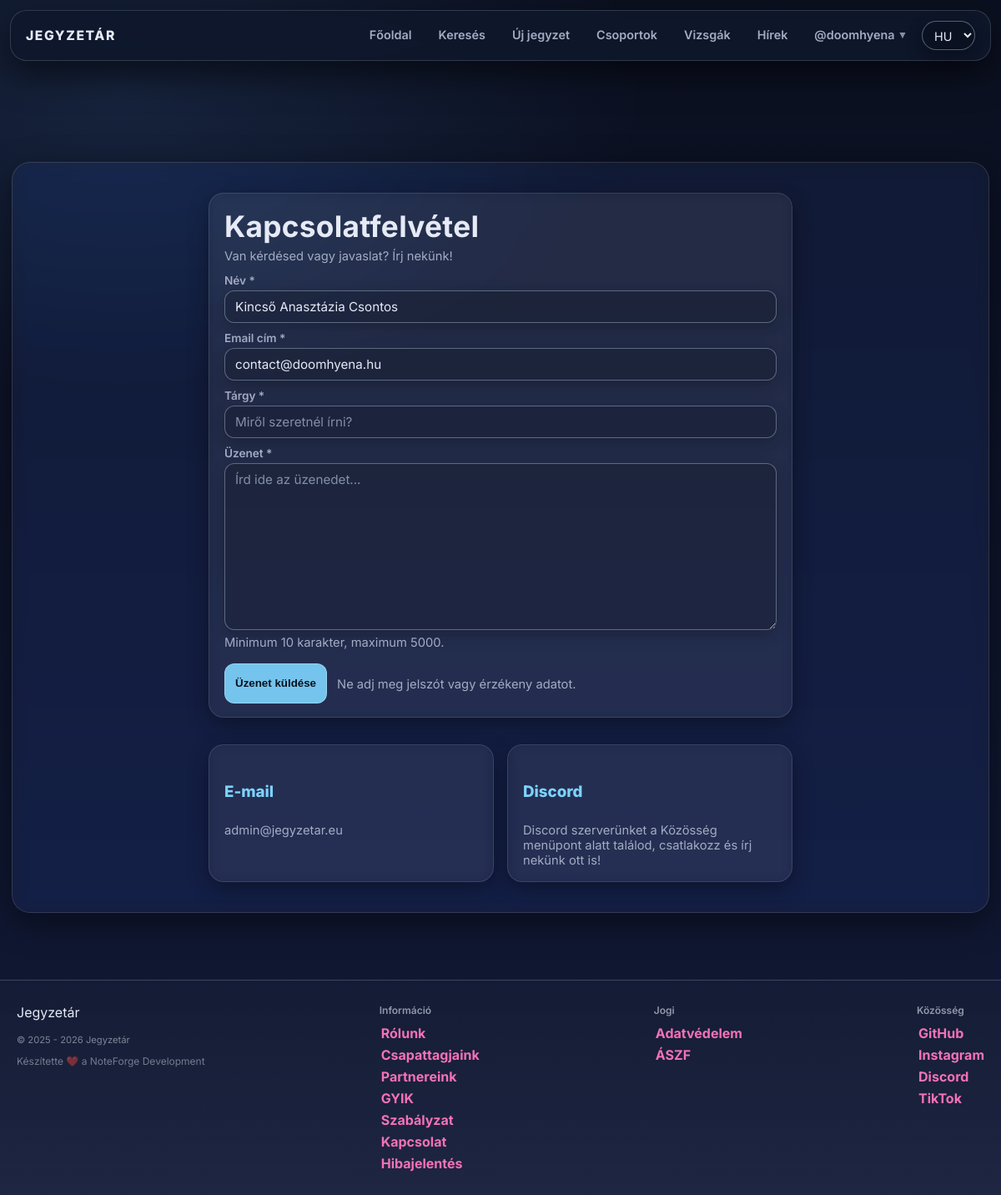
The app's page /contact.php (signed in) with its own data.
### tables this page shows
CREATE TABLE `users` (
  `id` int(11) NOT NULL,
  `lastname` varchar(100) DEFAULT NULL,
  `firstname` varchar(100) DEFAULT NULL,
  `username` varchar(50) NOT NULL,
  `birthdate` date DEFAULT NULL,
  `gender` varchar(10) DEFAULT NULL,
  `email` varchar(50) NOT NULL,
  `profile_picture` varchar(255) DEFAULT NULL,
  `password` varchar(255) NOT NULL,
  `security_question` varchar(255) NOT NULL,
  `security_answer` varchar(255) NOT NULL,
  `admin` tinyint(1) NOT NULL,
  `teacher` tinyint(1) NOT NULL,
  `registration_date` datetime DEFAULT NULL,
  `language` varchar(5) NOT NULL DEFAULT 'hu',
  `oauth_provider` varchar(20) DEFAULT NULL,
  `oauth_sub` varchar(191) DEFAULT NULL,
  `email_verified` tinyint(1) NOT NULL DEFAULT 0,
  `bio` text DEFAULT NULL,
  `profile_theme` varchar(32) NOT NULL DEFAULT 'default',
  `twofa_enabled` tinyint(1) NOT NULL DEFAULT 0,
  `used_reg_code` varchar(64) DEFAULT NULL,
  `used_reg_code_at` datetime DEFAULT NULL,
  `show_fullname` tinyint(1) NOT NULL DEFAULT 1,
  `show_email` tinyint(1) NOT NULL DEFAULT 0,
  `show_birthdate` tinyint(1) NOT NULL DEFAULT 0
);

### assets/php/lang.php (called while the page is built, shortened)
<?php
    $supported_langs = ['hu', 'en', 'de'];
    if (isset($_GET['lang']) && in_array($_GET['lang'], $supported_langs, true)) {
        $lang = $_GET['lang'];
        $_SESSION['lang'] = $lang;
        if (!headers_sent()) {
            setcookie('lang', $lang, time() + 60*60*24*30, '/');
        }
    } else {
        if (isset($_SESSION['lang']) && in_array($_SESSION['lang'], $supported_langs, true)) {
            $lang = $_SESSION['lang'];
        } elseif (isset($_COOKIE['lang']) && in_array($_COOKIE['lang'], $supported_langs, true)) {
            $lang = $_COOKIE['lang'];
        } else {
            $lang = 'hu';
        }
    }
    $translations = [];
    if ($stmt = $conn->prepare("SELECT t_key, lang_code, text FROM translations WHERE lang_code IN (?, 'hu')")) {
        $stmt->bind_param('s', $lang);
        $stmt->execute();
        $result = $stmt->get_result();
        while ($row = $result->fetch_assoc()) {
            if (!isset($translations[$row['t_key']]) || $row['lang_code'] === $lang) {
                $translations[$row['t_key']] = $row['text'];
            }
        }
    }
    if (!function_exists('t')) {
        function t(string $key, ...$args): string
        {
            global $translations;
            $text = $translations[$key] ?? $key;
            return $text;
        }
    }

### assets/php/functions.php (called while the page is built, shortened)
<?php
    if (!function_exists('auth_user_id')) {
        function auth_user_id(): ?int {
            return (int)$_SESSION['id'];
        }
    }
    if (!function_exists('auth_is_logged_in')) {
        function auth_is_logged_in(): bool {
            return auth_user_id() !== null;
        }
    }
    if (!function_exists('auth_user')) {
        function auth_user(mysqli $conn): ?array {
            $uid = auth_user_id();
            $res = db_query($conn, "SELECT * FROM users WHERE id = ? LIMIT 1", "i", [$uid]);
            return $res->fetch_assoc();
        }
    }
    if (!function_exists('db_stmt')) {
        function db_stmt(mysqli $conn, string $sql, string $types = '', array $params = []): mysqli_stmt {
            $stmt = $conn->prepare($sql);
            if ($types !== '' && $params) {
                if (!$stmt->bind_param($types, ...$params)) {
                    db_log_error($conn, 'Paraméterek bind-elése sikertelen', $sql, $params);
                    throw new RuntimeException('Paraméterek bind-elése sikertelen: ' . $stmt->error);
                }
            }
            if (!$stmt->execute()) {
                db_log_error($conn, 'Végrehajtási hiba (execute)', $sql, $params);
                throw new RuntimeException('Végrehajtási hiba (execute): ' . $stmt->error);
            }
            return $stmt;
        }
    }
    if (!function_exists('db_query')) {
        function db_query(mysqli $conn, string $sql, string $types = '', array $params = []): mysqli_result
        {
            $stmt = db_stmt($conn, $sql, $types, $params);
            $result = $stmt->get_result();
            return $result;
        }
    }

### contact.php (the view, shortened to what this page needs)
<?php
    require __DIR__ . "/assets/php/db.php";
    require __DIR__ . "/assets/php/lang.php";
    require_once __DIR__ . "/assets/php/functions.php";
    $user_email = '';
    $user_name = '';
    if (isset($_SESSION['id']) && isset($_SESSION['email'])) {
        $userId = (int)$_SESSION['id'];
        $result = db_query($conn, "SELECT firstname, lastname, email FROM users WHERE id = ? LIMIT 1", "i", [$userId]);
        if ($result->num_rows === 1) {
            $user = $result->fetch_assoc();
            $user_email = $user['email'];
            $user_name = trim(($user['firstname'] ?? '') . ' ' . ($user['lastname'] ?? ''));
        }
    }
?>
<!DOCTYPE html>
<html lang="<?= htmlspecialchars($lang ?? 'hu') ?>">
<head>
    <link rel="stylesheet" href="assets/css/styles.css">
</head>
<body>
    <?php include __DIR__ . '/assets/php/navbar.php'; ?>
    <main class="main">
        <div style="max-width: 700px; margin: 0 auto; width: 100%;">
            <div class="card">
                <div class="card-head">
                    <div>
                        <h1 style="margin:0;"><?= t('contact_h1') ?></h1>
                        <p class="entry-meta" style="margin:6px 0 0;"><?= t('contact_sub') ?></p>
                    </div>
                </div>
                <form method="POST" class="form-grid" autocomplete="off">
                    <div class="form-field">
                        <label for="name"><?= t('contact_label_name') ?></label>
                        <input type="text" id="name" name="name" class="input" maxlength="255" required
                            value="<?php echo htmlspecialchars($user_name ?? $_POST['name'] ?? ''); ?>"
                            placeholder="<?= t('contact_placeholder_name') ?>">
                    </div>
                    <div class="form-field">
                        <label for="email"><?= t('contact_label_email') ?></label>
                        <input type="email" id="email" name="email" class="input" maxlength="190" required
                            value="<?php echo htmlspecialchars($user_email ?? $_POST['email'] ?? ''); ?>"
                            placeholder="email@example.com">
                    </div>
                    <div class="form-field">
                        <label for="subject"><?= t('contact_label_subject') ?></label>
                        <input type="text" id="subject" name="subject" class="input" maxlength="255" required
                            value="<?php echo htmlspecialchars($_POST['subject'] ?? ''); ?>"
                            placeholder="<?= t('contact_placeholder_subject') ?>">
                    </div>
                    <div class="form-field">
                        <label for="message"><?= t('contact_label_message') ?></label>
                        <textarea id="message" name="message" class="input" maxlength="5000" required
                            placeholder="<?= t('contact_placeholder_message') ?>"
                            style="min-height: 200px; resize: vertical;"><?php echo htmlspecialchars($_POST['message'] ?? ''); ?></textarea>
                        <small class="entry-meta"><?= t('contact_hint_chars') ?></small>
                    </div>
                    <div style="display:flex; gap:12px; align-items:center; flex-wrap:wrap; margin-top:6px;">
                        <button type="submit" name="send_message" class="btn-primary">
                            <?= t('contact_btn_send') ?>
                        </button>
                        <span class="entry-meta"><?= t('contact_hint_no_sensitive') ?></span>
                    </div>
                </form>
            </div>
            <div class="content-grid" style="grid-template-columns: repeat(auto-fit, minmax(240px, 1fr)); margin-top: 32px;">
                <div class="card">
                    <div class="card-head">
                        <h3><?= t('contact_card_email_title') ?></h3>
                    </div>
                    <p class="entry-meta">admin@jegyzetar.eu</p>
                </div>
                <div class="card">
                    <div class="card-head">
                        <h3><?= t('contact_card_discord_title') ?></h3>
                    </div>
                    <p class="entry-meta"><?= t('contact_card_discord_text') ?></p>
                </div>
            </div>
        </div>
    </main>
    <?php include __DIR__ . '/assets/php/footer.php'; ?>
</body>
</html>

### assets/php/navbar.php (shortened to what this page needs)
<?php
	require_once "assets/php/premium.php";
    $isLoggedIn = auth_is_logged_in();
    $user = $isLoggedIn ? auth_user($conn) : null;
    $currentUsername = null;
    if ($user) {
        $isLoggedIn = true;
        $currentUsername = $user['username'];
    }
?>
<nav class="navbar">
    <div class="navbar-content">
        <div class="brand">
            <span>Jegyzetár</span>
        </div>
        <ul class="nav-links">
            <li><a href="index.php"><?= t('nav_home') ?></a></li>
            <li><a href="search.php"><?= t('nav_search') ?></a></li>
            <li><a href="upload.php"><?= t('nav_upload') ?></a></li>
            <li><a href="groups.php"><?= t('nav_groups') ?></a></li>
            <li><a href="exams.php"><?= t('nav_exams') ?></a></li>
            <li><a href="news.php"><?= t('nav_news') ?></a></li>
            <?php if ($isLoggedIn && $currentUsername): ?>
                <li class="nav-item-has-dropdown">
                    <a href="#" class="nav-account-link">
                        <?= $isLoggedIn && $currentUsername ? '@'.htmlspecialchars($currentUsername) : t('nav_login') ?>
                        <span class="nav-account-chevron">▾</span>
                    </a>
                </li>
            <?php else: ?>
                <li><a href="reglog.php?mode=login"><?= t('nav_login') ?></a></li>
            <?php endif; ?>
            <li class="nav-lang-item">
                <form method="get">
                    <select name="lang" onchange="this.form.submit()" class="select">
                        <option value="hu" <?= $lang === 'hu' ? 'selected' : '' ?>>HU</option>
                    </select>
                </form>
            </li>
        </ul>
    </div>
</nav>

### records on screen
users: username "doomhyena", name "Kincső Anasztázia Csontos", email "contact@doomhyena.hu"

### other values on screen
t('nav_home') "Főoldal"
t('nav_search') "Keresés"
t('nav_upload') "Új jegyzet"
t('nav_groups') "Csoportok"
t('nav_exams') "Vizsgák"
t('nav_news') "Hírek"
t('contact_h1') "Kapcsolatfelvétel"
t('contact_sub') "Van kérdésed vagy javaslat? Írj nekünk!"
t('contact_label_name') "Név *"
t('contact_label_email') "Email cím *"
t('contact_label_subject') "Tárgy *"
t('contact_label_message') "Üzenet *"
t('contact_hint_chars') "Minimum 10 karakter, maximum 5000."
t('contact_btn_send') "Üzenet küldése"
t('contact_hint_no_sensitive') "Ne adj meg jelszót vagy érzékeny adatot."
